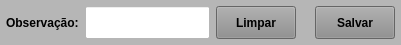
     <widget class="QWidget" name="widget_Cor3" native="true">
      <property name="sizePolicy">
       <sizepolicy hsizetype="Preferred" vsizetype="Preferred">
        <horstretch>0</horstretch>
        <verstretch>0</verstretch>
       </sizepolicy>
      </property>
      <property name="minimumSize">
       <size>
        <width>0</width>
        <height>0</height>
       </size>
      </property>
      <property name="maximumSize">
       <size>
        <width>16777215</width>
        <height>45</height>
       </size>
      </property>
      <property name="styleSheet">
       <string notr="true">background-color: rgb(182, 182, 182);</string>
      </property>
      <layout class="QHBoxLayout" name="horizontalLayout_5">
       <property name="leftMargin">
        <number>6</number>
       </property>
       <property name="topMargin">
        <number>6</number>
       </property>
       <property name="rightMargin">
        <number>6</number>
       </property>
       <property name="bottomMargin">
        <number>6</number>
       </property>
       <item>
        <widget class="QLabel" name="label_27">
         <property name="sizePolicy">
          <sizepolicy hsizetype="Preferred" vsizetype="Preferred">
           <horstretch>0</horstretch>
           <verstretch>0</verstretch>
          </sizepolicy>
         </property>
         <property name="minimumSize">
          <size>
           <width>0</width>
           <height>0</height>
          </size>
         </property>
         <property name="maximumSize">
          <size>
           <width>75</width>
           <height>16777215</height>
          </size>
         </property>
         <property name="font">
          <font>
           <pointsize>9</pointsize>
           <weight>75</weight>
           <bold>true</bold>
          </font>
         </property>
         <property name="text">
          <string>Observação:</string>
         </property>
         <property name="alignment">
          <set>Qt::AlignLeading|Qt::AlignLeft|Qt::AlignVCenter</set>
         </property>
        </widget>
       </item>
       <item>
        <widget class="QLineEdit" name="line_Obs">
         <property name="sizePolicy">
          <sizepolicy hsizetype="Preferred" vsizetype="Preferred">
           <horstretch>0</horstretch>
           <verstretch>0</verstretch>
          </sizepolicy>
         </property>
         <property name="minimumSize">
          <size>
           <width>0</width>
           <height>0</height>
          </size>
         </property>
         <property name="maximumSize">
          <size>
           <width>16777215</width>
           <height>16777215</height>
          </size>
         </property>
         <property name="font">
          <font>
           <pointsize>10</pointsize>
          </font>
         </property>
         <property name="cursor">
          <cursorShape>IBeamCursor</cursorShape>
         </property>
         <property name="styleSheet">
          <string notr="true">background-color: rgb(255, 255, 255);</string>
         </property>
         <property name="inputMask">
          <string/>
         </property>
         <property name="text">
          <string/>
         </property>
         <property name="maxLength">
          <number>110</number>
         </property>
         <property name="frame">
          <bool>true</bool>
         </property>
         <property name="echoMode">
          <enum>QLineEdit::Normal</enum>
         </property>
         <property name="alignment">
          <set>Qt::AlignLeading|Qt::AlignLeft|Qt::AlignVCenter</set>
         </property>
        </widget>
       </item>
       <item>
        <widget class="QPushButton" name="btn_Limpar">
         <property name="sizePolicy">
          <sizepolicy hsizetype="Preferred" vsizetype="Preferred">
           <horstretch>0</horstretch>
           <verstretch>0</verstretch>
          </sizepolicy>
         </property>
         <property name="minimumSize">
          <size>
           <width>0</width>
           <height>0</height>
          </size>
         </property>
         <property name="maximumSize">
          <size>
           <width>81</width>
           <height>16777215</height>
          </size>
         </property>
         <property name="font">
          <font>
           <pointsize>9</pointsize>
           <weight>75</weight>
           <bold>true</bold>
          </font>
         </property>
         <property name="cursor">
          <cursorShape>PointingHandCursor</cursorShape>
         </property>
         <property name="styleSheet">
          <string notr="true">background-color: rgb(141, 141, 141);</string>
         </property>
         <property name="text">
          <string>Limpar</string>
         </property>
        </widget>
       </item>
       <item>
        <widget class="QLabel" name="label_4">
         <property name="minimumSize">
          <size>
           <width>0</width>
           <height>0</height>
          </size>
         </property>
         <property name="maximumSize">
          <size>
           <width>100</width>
           <height>16777215</height>
          </size>
         </property>
         <property name="text">
          <string/>
         </property>
        </widget>
       </item>
       <item>
        <widget class="QPushButton" name="btn_Salvar">
         <property name="sizePolicy">
          <sizepolicy hsizetype="Preferred" vsizetype="Preferred">
           <horstretch>0</horstretch>
           <verstretch>0</verstretch>
          </sizepolicy>
         </property>
         <property name="minimumSize">
          <size>
           <width>0</width>
           <height>0</height>
          </size>
         </property>
         <property name="maximumSize">
          <size>
           <width>81</width>
           <height>16777215</height>
          </size>
         </property>
         <property name="font">
          <font>
           <pointsize>9</pointsize>
           <weight>75</weight>
           <bold>true</bold>
          </font>
         </property>
         <property name="cursor">
          <cursorShape>PointingHandCursor</cursorShape>
         </property>
         <property name="styleSheet">
          <string notr="true">background-color: rgb(141, 141, 141);</string>
         </property>
         <property name="text">
          <string>Salvar</string>
         </property>
        </widget>
       </item>
      </layout>
     </widget>
